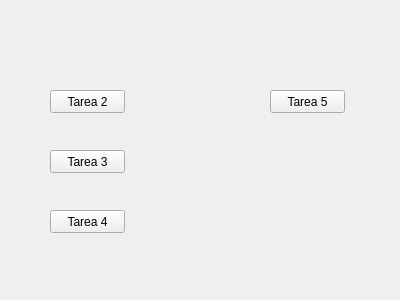
<?xml version="1.0" encoding="UTF-8"?>
<ui version="4.0">
 <class>Principal</class>
 <widget class="QWidget" name="Principal">
  <property name="geometry">
   <rect>
    <x>0</x>
    <y>0</y>
    <width>400</width>
    <height>300</height>
   </rect>
  </property>
  <property name="windowTitle">
   <string>Form</string>
  </property>
  <widget class="QPushButton" name="pushButton">
   <property name="geometry">
    <rect>
     <x>50</x>
     <y>90</y>
     <width>75</width>
     <height>23</height>
    </rect>
   </property>
   <property name="text">
    <string>Tarea 2</string>
   </property>
  </widget>
  <widget class="QPushButton" name="pushButton_2">
   <property name="geometry">
    <rect>
     <x>50</x>
     <y>150</y>
     <width>75</width>
     <height>23</height>
    </rect>
   </property>
   <property name="text">
    <string>Tarea 3</string>
   </property>
  </widget>
  <widget class="QPushButton" name="pushButton_3">
   <property name="geometry">
    <rect>
     <x>50</x>
     <y>210</y>
     <width>75</width>
     <height>23</height>
    </rect>
   </property>
   <property name="text">
    <string>Tarea 4</string>
   </property>
  </widget>
  <widget class="QPushButton" name="pushButton_4">
   <property name="geometry">
    <rect>
     <x>270</x>
     <y>90</y>
     <width>75</width>
     <height>23</height>
    </rect>
   </property>
   <property name="text">
    <string>Tarea 5</string>
   </property>
  </widget>
 </widget>
 <resources/>
 <connections/>
</ui>
